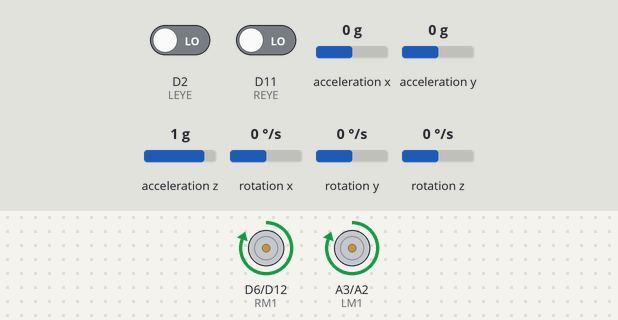
Bench run of a sketch on a simulated Arduino Nano 33 IoT. On the bench: motor-driver pin pairs drawn as motors (green arrow = first pin HIGH = forward, orange = second pin HIGH = backward, longer = more drive). The test bench sets the inputs (shaded band); at power-on: D2 (LEYE) LOW, D11 (REYE) LOW, acceleration x 0 g, acceleration y 0 g, acceleration z 1 g, rotation x 0 °/s, rotation y 0 °/s, rotation z 0 °/s. What the sketch prints to the serial monitor is not drawn.

Above: at 1.2 s.
1.3 s: D2 (LEYE) driven HIGH
At 2.5 s:
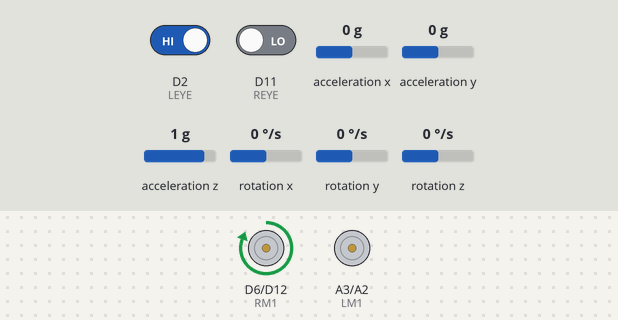
2.8 s: D11 (REYE) driven HIGH
At 3.6 s:
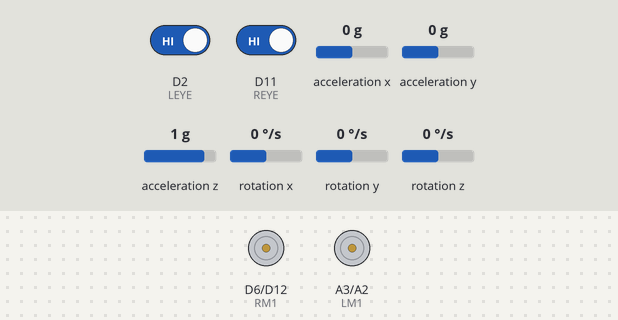
4.3 s: D2 (LEYE) driven LOW
At 4.7 s:
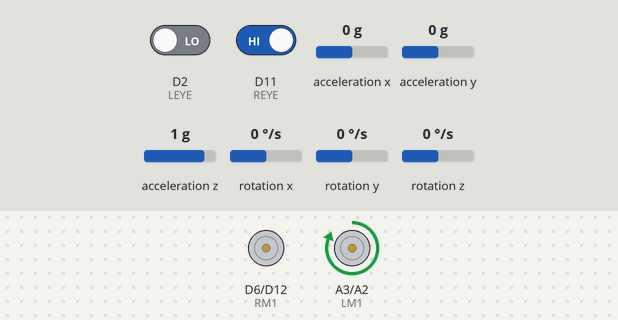
5.8 s: D11 (REYE) driven LOW
At 7.0 s:
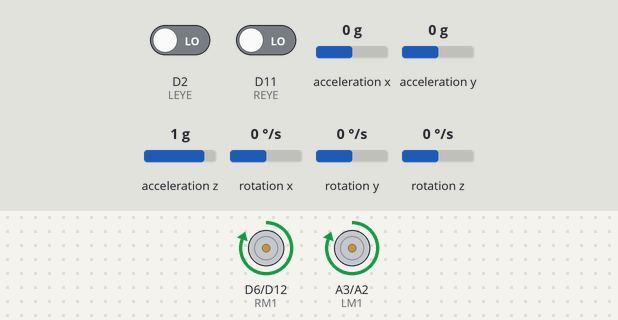
Timing chart, 0 to 8.3 s (numbered marks = the images above; inputs shaded):
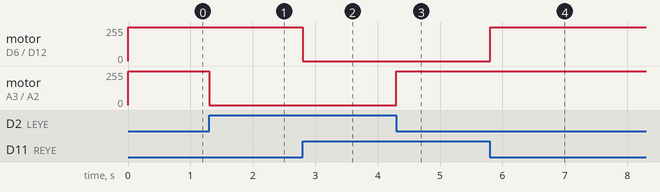

The sketch:

imu_line_following.ino
```cpp
#include <Arduino_LSM6DS3.h>
const int LM1 = 17;
const int LM2 = 16;
const int RM1 = 6;
const int RM2 = 12;

// Sensor Connection
const int LEYE = 2;
const int REYE = 11;

int right_turn() { // LEFT WHEEL FORWARD
  analogWrite(LM1, 255);
  analogWrite(LM2, 0);
  analogWrite(RM1, 0);
  analogWrite(RM2, 0);
}

int left_turn() { // RIGHT WHEEL FORWARD
  analogWrite(LM1, 0);
  analogWrite(LM2, 0);
  analogWrite(RM1, 255);
  analogWrite(RM2, 0);
}

int move_forward() { // ALL WHEEL FORWARD
  analogWrite(LM1, 255);
  analogWrite(LM2, 0);
  analogWrite(RM1, 255);
  analogWrite(RM2, 0);
}

int stop_all() { // STOP BUGGY
  analogWrite(LM1, 0);
  analogWrite(LM2, 0);
  analogWrite(RM1, 0);
  analogWrite(RM2, 0);
}

void setup() {
  Serial.begin(9600);
  while (!Serial) {
    ; // wait for serial port to connect. Needed for native USB port only
  }
  if (!IMU.begin()) {
    Serial.println("Failed to initialize IMU!");
    while (true); // halt program
  }
  Serial.println("IMU initialized!");

  pinMode(LEYE, INPUT);
  pinMode(REYE, INPUT);

  pinMode(LM1, OUTPUT);
  pinMode(LM2, OUTPUT);
  pinMode(RM1, OUTPUT);
  pinMode(RM2, OUTPUT);
}

void loop() {
  float aX, aY, aZ;
  float gX, gY, gZ;
  const char * spacer = ", ";

  // IR Sensor
  int left = digitalRead(LEYE);
  int right = digitalRead(REYE);

  if (left && right) {
    stop_all();
    if (IMU.accelerationAvailable() && IMU.gyroscopeAvailable()) {
      IMU.readAcceleration(aX, aY, aZ);
      IMU.readGyroscope(gX, gY, gZ);
      Serial.print(aX); Serial.print(spacer);
      Serial.print(aY); Serial.print(spacer);
      Serial.print(aZ); Serial.print(spacer);
      Serial.print(gX); Serial.print(spacer);
      Serial.print(gY); Serial.print(spacer);
      Serial.println(gZ);
    }
  }
  if (!left && !right) {
    move_forward();
    if (IMU.accelerationAvailable() && IMU.gyroscopeAvailable()) {
      IMU.readAcceleration(aX, aY, aZ);
      IMU.readGyroscope(gX, gY, gZ);
      Serial.print(aX); Serial.print(spacer);
      Serial.print(aY); Serial.print(spacer);
      Serial.print(aZ); Serial.print(spacer);
      Serial.print(gX); Serial.print(spacer);
      Serial.print(gY); Serial.print(spacer);
      Serial.println(gZ);
    }
  }

  if (!left && right) {
    right_turn();
    if (IMU.accelerationAvailable() && IMU.gyroscopeAvailable()) {
      IMU.readAcceleration(aX, aY, aZ);
      IMU.readGyroscope(gX, gY, gZ);
      Serial.print(aX); Serial.print(spacer);
      Serial.print(aY); Serial.print(spacer);
      Serial.print(aZ); Serial.print(spacer);
      Serial.print(gX); Serial.print(spacer);
      Serial.print(gY); Serial.print(spacer);
      Serial.println(gZ);
    }
  }
  if (left && !right) {
    left_turn();
    if (IMU.accelerationAvailable() && IMU.gyroscopeAvailable()) {
      IMU.readAcceleration(aX, aY, aZ);
      IMU.readGyroscope(gX, gY, gZ);
      Serial.print(aX); Serial.print(spacer);
      Serial.print(aY); Serial.print(spacer);
      Serial.print(aZ); Serial.print(spacer);
      Serial.print(gX); Serial.print(spacer);
      Serial.print(gY); Serial.print(spacer);
      Serial.println(gZ);
    }
  }
}
```

Measured:
- after the input at 1.3 s, motor on A3 (LM1) / A2 (LM2): forward 255/255 → stopped at once
- after the input at 2.8 s, motor on D6 (RM1) / D12 (RM2): forward 255/255 → stopped at once
- after the input at 4.3 s, motor on A3 (LM1) / A2 (LM2): stopped → forward 255/255 at once
- after the input at 5.8 s, motor on D6 (RM1) / D12 (RM2): stopped → forward 255/255 at once
